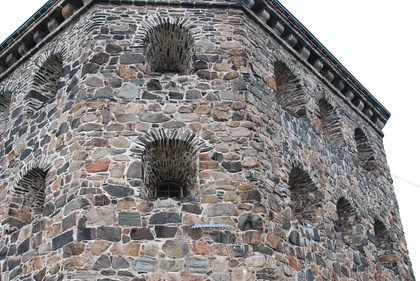
%> input picture vision/A3data/data/kronan2.JPG, 420 x 281 px, shrunk from 1936 x 1296 before the run
$ octave CE2.m   (GNU Octave 9; MATLAB toolbox functions it lacks are replaced by stand-ins)
%> lines starting %> are read from the running program, lines starting %| are printed output that depends on the picture
### vision/A3data/data/rital.m
function rital(linjer,st)
% rital takes as input a 3xn matrix "linjer"
% where each column
% represents the hom. coordinates of a 2D line.
% It then plots those lines. Use "hold on" before
% rital to see all the lines.
% The optional second argument "st" controls the
% line style of the plot.
% NOTE: rital is dependent on a function pflat
% which divides each column of an mxn matrix by
% its last element and outputs the obtained
% normalized matrix.
if nargin == 1,
 st='-';
end;
if size(linjer)==0,
  slask=[];
else
  [slask,nn]=size(linjer);
  rikt=psphere([linjer(2,:);-linjer(1,:);zeros(1,nn)]);
  punkter=pflat(cross(rikt,linjer));
  for i=1:nn;
   plot([punkter(1,i)-2000*rikt(1,i) punkter(1,i)+2000*rikt(1,i)], ...
        [punkter(2,i)-2000*rikt(2,i) punkter(2,i)+2000*rikt(2,i)],st);
  end;
  slask=[];
end;

### vision/A3data/data/pflat.m
function h_points = pflat(points)
    assert(all(points(end, :) ~= 0), 'Last coordinate cannot be zero');
    h_points = points ./ points(end, :);
end

### vision/A3data/data/psphere.m
function [y,alpha]=psphere(x);
% [y,alpha]=psphere(x) - normalization of projective points.
% Do a normalization on the projective
% points in x. Each column is considered to
% be a point in homogeneous coordinates.
% INPUT :
%  x     - matrix in which each column is a point.
% OUTPUT :
%  y     - result after normalization.
%  alpha - depth

[a,n]=size(x);
alpha=sqrt(sum(x.^2));
y=x./(ones(a,1)*alpha);

### vision/A3data/data/CE2.m
clear

load('compEx1data.mat');
load('compEx2data.mat');
im = imread('kronan2.JPG');
%> im is the input picture: size 281x420x3 uint8; mean R, G, B 141.3, 138.2, 137.2

x1norm = pinv(K)*x{1};
x2norm = pinv(K)*x{2};
len = length(x1norm);

M = zeros(len, 9);
for i=1:len
    xx = x2norm(:,i)*x1norm(:,i)';
    M(i,:) = xx(:)';
end

[U,S,V] = svd(M);
v = V(:,end);
Fn = reshape(v,[3 3]);
[U,S,V] = svd(Fn);
if det(U*V')<0
    V = -V;
end
E = U*diag([1 1 0])*V';

if det(E)>0.01
    error("Determinant not equal to 0")
end
if mean(x2norm'*E*x1norm, "all")>0.01
    error("epipolar constraints  ̃xT2  ̃E  ̃x1 = 0 are not fulfilled")
end

F = pinv(K')*E*pinv(K);
F = F./F(end);
l = F * x{1}; % Computes the epipolar lines
l = l ./ sqrt (repmat(l(1,:).^2 +l(2 ,:).^2,[3 1]));

randp = randperm(len,20);
rpoints = x{2}(:,randp);

figure(1)
imshow(im)
hold on
plot(rpoints(1,:),rpoints(2,:),'r*','Markersize',10)
rital(l(:,randp));
hold off
title('CE2 Image points and epipolar lines')
legend('Image points','Epipolar lines')
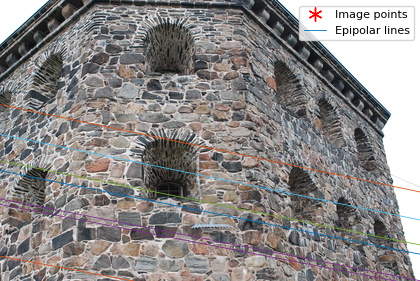
%> figure redrawn from the program's plot data; its title reads 'CE2 Image points and epipolar lines'

dis = abs(sum(l.*x{2}));
mn = mean(dis);
display(['Mean distance = ' num2str(mn)])

figure(2)
hist(dis,100);
title('CE2 Histogram of Distances Between Image Points and Their Respective Epipolar Lines')
xlabel('Distance Between Epipolar Line and Image Point')
ylabel('Number of Image Points')
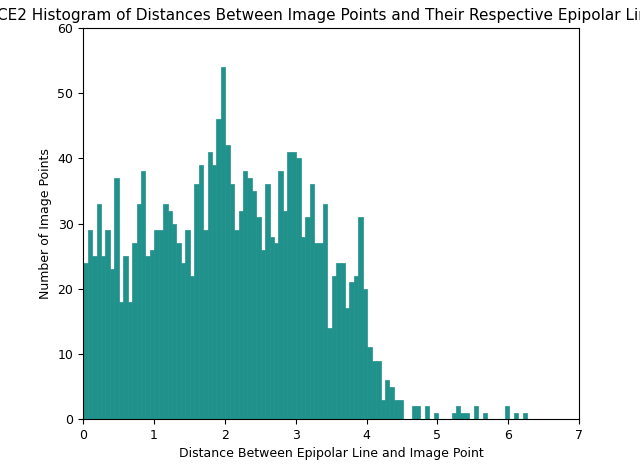
%> figure redrawn from the program's plot data; tallest bar 54 high, from x = 1.94 to 2
save('compEx3data.mat')
